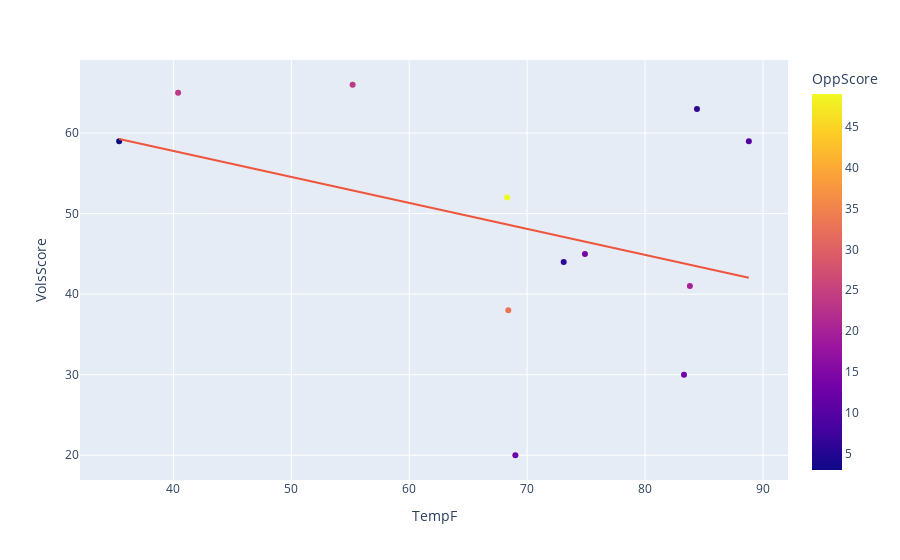

Here is the notebook cell this chart was saved with:
### Code cell
fig = px.scatter(
    vols_home_temps,
    x="TempF",
    y="VolsScore",
    color="OppScore",
    trendline="ols",
)
fig.show()

results = px.get_trendline_results(fig)
results.iloc[0, 0].summary()

### Figure 1 — Plotly figure (JSON) as saved in the notebook; plotly's stock layout.template omitted (floating-point values rounded to 4 significant figures)
{"data": [{"hovertemplate": "TempF=%{x}<br>VolsScore=%{y}<br>OppScore=%{marker.color}<extra></extra>", "legendgroup": "", "marker": {"color": [10, 6, 33, 49, 24, 6, 24, 13, 14, 20, 13, 3], "coloraxis": "coloraxis", "symbol": "circle"}, "mode": "markers", "name": "", "orientation": "v", "showlegend": false, "type": "scatter", "x": [88.8, 84.4, 68.4, 68.3, 40.4, 73.1, 55.2, 83.3, 74.9, 83.8, 69, 35.4], "xaxis": "x", "y": [59, 63, 38, 52, 65, 44, 66, 30, 45, 41, 20, 59], "yaxis": "y"}, {"hovertemplate": "<b>OLS trendline</b><br>VolsScore = -0.322598 * TempF + 70.6786<br>R<sup>2</sup>=0.142052<br><br>TempF=%{x}<br>VolsScore=%{y} <b>(trend)</b><extra></extra>", "legendgroup": "", "marker": {"symbol": "circle"}, "mode": "lines", "name": "", "showlegend": false, "type": "scatter", "x": [35.4, 40.4, 55.2, 68.3, 68.4, 69, 73.1, 74.9, 83.3, 83.8, 84.4, 88.8], "xaxis": "x", "y": [59.26, 57.65, 52.87, 48.65, 48.61, 48.42, 47.1, 46.52, 43.81, 43.64, 43.45, 42.03], "yaxis": "y"}], "layout": {"coloraxis": {"colorbar": {"title": {"text": "OppScore"}}, "colorscale": [[0, "#0d0887"], [0.1111, "#46039f"], [0.2222, "#7201a8"], [0.3333, "#9c179e"], [0.4444, "#bd3786"], [0.5556, "#d8576b"], [0.6667, "#ed7953"], [0.7778, "#fb9f3a"], [0.8889, "#fdca26"], [1, "#f0f921"]]}, "legend": {"tracegroupgap": 0}, "margin": {"t": 60}, "xaxis": {"anchor": "y", "domain": [0, 1], "title": {"text": "TempF"}}, "yaxis": {"anchor": "x", "domain": [0, 1], "title": {"text": "VolsScore"}}}}
